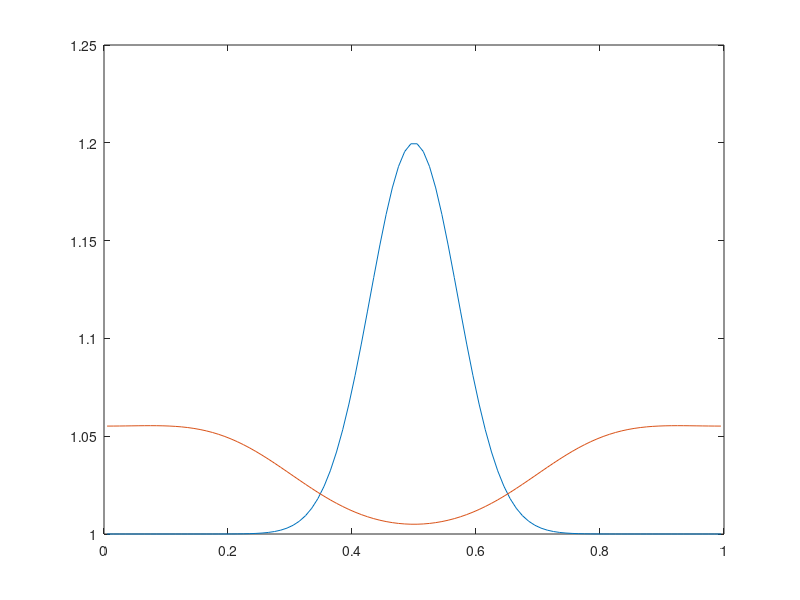

This figure's MATLAB source:
%% advect linearization
clear all;
clc;
close all;
addpath(['/Users/kevin/SkyDrive/KTH Work/LaTeX Reports',...
    '/HW4-High Resolution shock-capturing methods/matlabfiles/']);

%% Parameters
N = 100;
L = 1.;
dx = L/N; % Grid spacing
H = 1;
g = 9.8;
c = g*sqrt(H); % Wave speed
tau = dx/c; % Time Step
coeff = -tau/(2*dx);
nStep = 2*L/(c*tau);
nCells = 1:N;
ghostCellOneSide = 2;
cellsPlusGhost = 1:(N+2*ghostCellOneSide);
%% Boundary Conditions
w = 0.1*L; % Width
x = (nCells-1/2)*dx; % Grid points
a = 1/5*H;
h = H + a*exp(-(x-L/2).^2/(w^2));
h = padarray(h',ghostCellOneSide)';
% Boundary Conditions
m = zeros(1,length(h));
%% BC
% needs to be changed if ghostCellOneSide is changed
h(1) = h(4);
h(2) = h(3);
m(1) = m(4)*(-1);
m(2) = m(3)*(-1);
h(N+4) = h(N+1);
h(N+3) = h(N+2);
m(N+4) = m(N+1)*(-1);
m(N+3) = m(N+2)*(-1);
%%
iWithGhost = ((1+ghostCellOneSide):(N+ghostCellOneSide));
im = iWithGhost-1;
ip = im+2
%% Record the initial state
hplot(:,1) = h(:);
mplot(:,1) = m(:);
flux = (1/2*g*h.^2 + (m.^2)./h);
%% Loo
for iStep=1:(round(nStep))
    hOld=h;
    mOld=m;
    flux = (1/2*g*hOld.^2 + (mOld.^2)./hOld);
    h(3:(N+2)) = .5*(hOld(ip)+hOld(im)) + coeff*(mOld(ip)-mOld(im));
    m(3:(N+2)) = .5*(mOld(ip)+mOld(im)) + coeff*(flux(ip)-flux(im));
    h(1) = h(4);
    h(2) = h(3);
    m(1) = m(4)*(-1);
    m(2) = m(3)*(-1);
    h(N+4) = h(N+1);
    h(N+3) = h(N+2);
    m(N+4) = m(N+1)*(-1);
    m(N+3) = m(N+2)*(-1);
    hplot(:,(iStep+1)) = h(:);
    mplot(:,(iStep+1)) = m(:);
end

%% Plot
% figure(1); clf;
% plot(x,hplot(3:(N+2),1),'-',x,h,'--');
% legend('t=0  ','t=1');
% xlabel('x');  ylabel('h(x,t)');
% title(sprintf('$h(x,t)$ $\\Delta t=$%0.2g,',...
%     ' $\\epsilon =$ %g',tau,a),...
%     'Interpreter','latex')
%% h plot1
figure(2)
for ip = 1:2:nStep
    clf;
    plot(x,hplot((3:(N+2)),1))
    hold on;
    plot(x,hplot((3:(N+2)),ip),'-');
    pause(.1)
end
%% m plot
% figure(3)
% for ip = 1:8:nStep
%     clf;
%     plot(x,mplot(:,1))
%     hold on;
%     plot(x,mplot(:,ip),'-');
%     pause(.01)
% end
%%
printYesNo = 0;
if printYesNo == 1
    saveFigurePath = ['/Users/kevin/SkyDrive/KTH Work/'...
        'LaTeX Reports/HW4-High Resolution shock-capturing'...
        'methods/Figures/'];
    set(figure(1), 'PaperPositionMode', 'auto');
    print('-depsc2', [saveFigurePath ...
        sprintf('plot1%g',floor(tau^-1))]);
end
